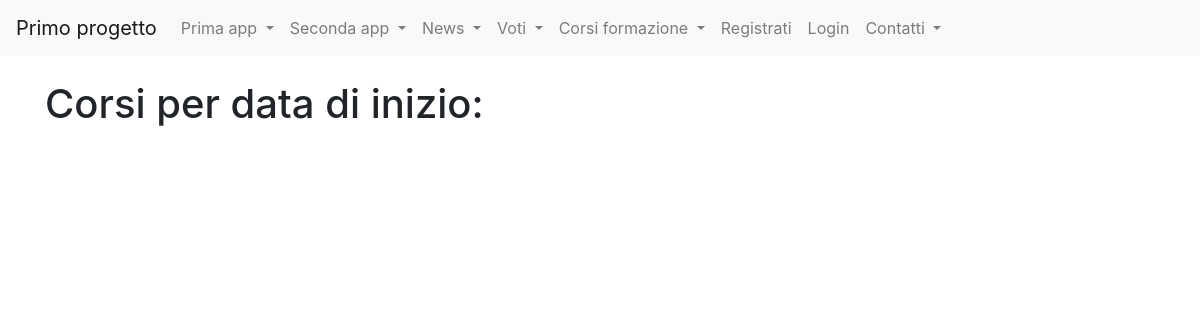
Before: /corsi_formazione/view_a with the older database file.
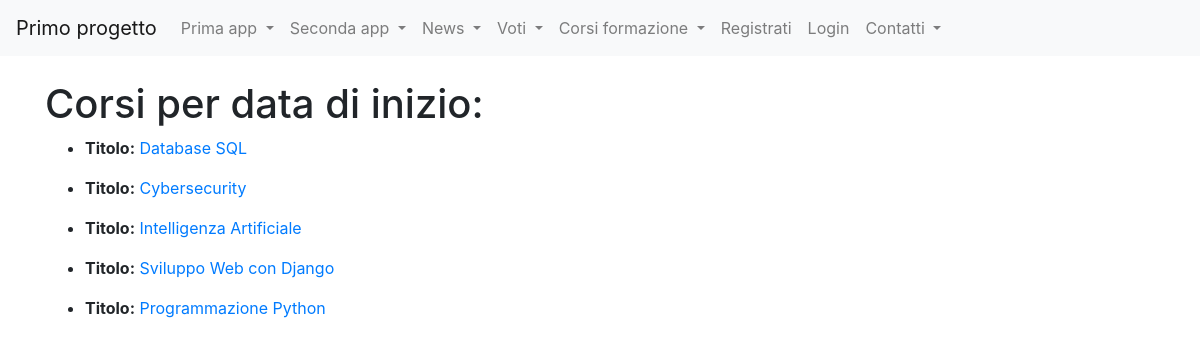
After: the same page with the newer database file.
### corsi_formazione/models.py (models this page shows, shortened)
class Corso(models.Model):
    titolo=models.CharField(max_length=20)
    descrizione=models.TextField()
    data_inizio=models.DateField(default=datetime.now(),blank=True)
    data_fine=models.DateField(default=datetime.now(),blank=True)
    posti_disponibili=models.IntegerField(default=0)
    class Meta:
        verbose_name = "Corso"
        verbose_name_plural = "Corsi"

### corsi_formazione/views.py (the view)
# urls.py: path('view_a',view_a, name="view_a"),
def view_a(request):
    elenco_corsi = Corso.objects.order_by('-data_inizio')
    context={"elenco_corsi":elenco_corsi}
    return render(request,"view_a.html",context)

### corsi_formazione/templates/view_a.html (shortened to what this page needs)
{%extends "base.html"%}
{%block content%}
    <h1>Corsi per data di inizio: </h1>
    {% for corso in elenco_corsi %}
        <ul>
            <strong><li>Titolo:</strong>
                <a href="/corsi_formazione/view_b/{{corso.id}}">{{corso.titolo}}</a>
        </ul>
    {% endfor %}
{%endblock content%}

Changed rows visible on the page:
added Corso: titolo "Database SQL"
added Corso: titolo "Cybersecurity"
added Corso: titolo "Intelligenza Artificiale"
added Corso: titolo "Sviluppo Web con Django"
added Corso: titolo "Programmazione Python"
